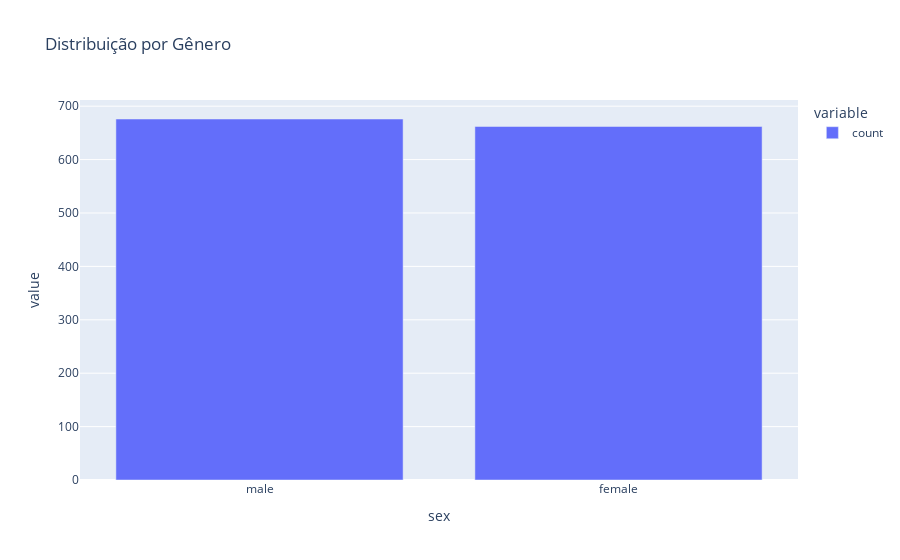

The notebook cell this image was saved under:
### Code cell
# Mostrar a distribuição do gênero 
fig = px.bar(df_costs['sex'].value_counts(), title='Distribuição por Gênero')
fig.show()

### Figure 1 — Plotly figure (JSON) as saved in the notebook; plotly's stock layout.template omitted (floating-point values rounded to 4 significant figures)
{"data": [{"alignmentgroup": "True", "hovertemplate": "variable=count<br>sex=%{x}<br>value=%{y}<extra></extra>", "legendgroup": "count", "marker": {"color": "#636efa", "pattern": {"shape": ""}}, "name": "count", "offsetgroup": "count", "orientation": "v", "showlegend": true, "textposition": "auto", "type": "bar", "x": ["male", "female"], "xaxis": "x", "y": [676, 662], "yaxis": "y"}], "layout": {"barmode": "relative", "legend": {"title": {"text": "variable"}, "tracegroupgap": 0}, "title": {"text": "Distribuição por Gênero"}, "xaxis": {"anchor": "y", "domain": [0, 1], "title": {"text": "sex"}}, "yaxis": {"anchor": "x", "domain": [0, 1], "title": {"text": "value"}}}}
